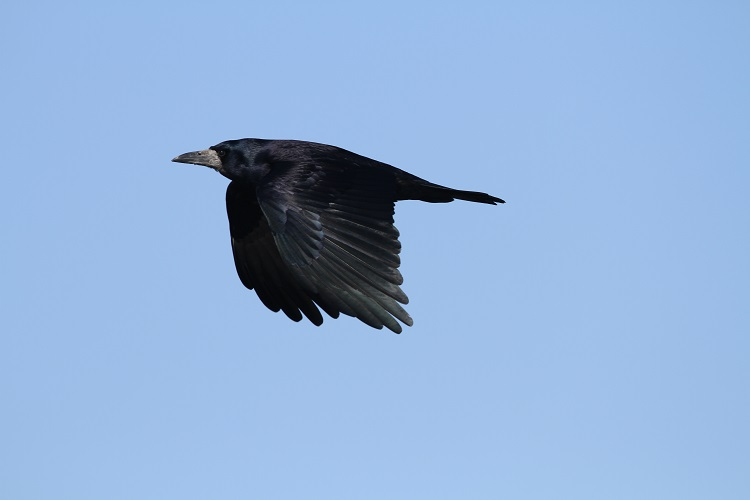
#> input picture lab-3/assets/image.jpg, 750 x 500 px
$ python main.py   (older library calls are emulated)
#> lines starting #> are read from the running program, lines starting #| are printed output that depends on the picture; after the words box and inside, x2 and y2 are one past the last pixel; in counts of white or black regions, pixels touching at a corner belong together
#> the answer given: 3
#> the answer given: 100
#> in segment_image, image is the input picture: shape (500, 750, 3); mean B, G, R 216.8, 177, 146.2
import cv2
import numpy as np

# Глобальные переменные для водоразделов
drawing = False  # Флаг для отслеживания, рисуем ли мы
markers = None  # Матрица маркеров
marker_image = None  # Изображение с маркерами
current_marker = 1  # Текущий маркер (1 для объекта, 2 для фона)

# Функция обработки событий мыши
# [26 lines left out: function mouse_callback, not called in this run]

# Функция для отображения двух изображений: оригинального и сегментированного
def show_images(original_title, original_image, segmented_title, segmented_image):
    cv2.imshow(original_title, original_image)
    cv2.imshow(segmented_title, segmented_image)
    cv2.waitKey(0)
    cv2.destroyAllWindows()

# 1. Сегментация с помощью выделения контуров
# [22 lines left out: functions contour_segmentation, watershed_segmentation, not called in this run]

# 3. Пороговая сегментация (глобальный порог)
def global_threshold_segmentation(image, threshold=127):
#> called with threshold = 100
    gray = cv2.cvtColor(image, cv2.COLOR_BGR2GRAY)
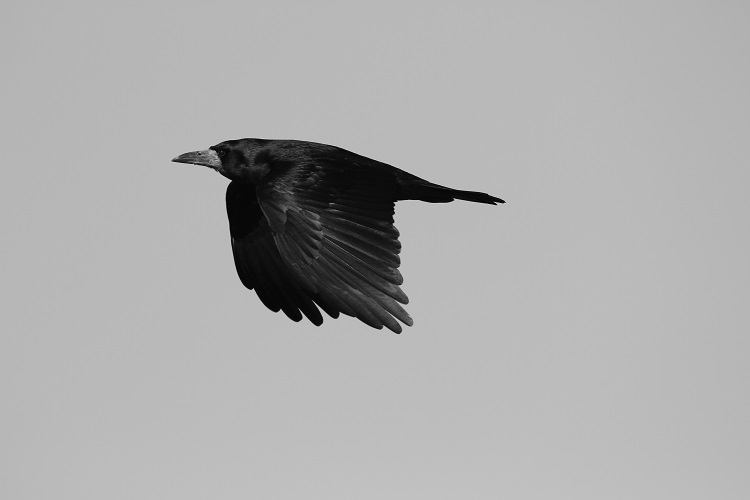
#> gray: shape (500, 750); min 1, max 211, mean 172.3
    ret, thresh = cv2.threshold(gray, threshold, 255, cv2.THRESH_BINARY)
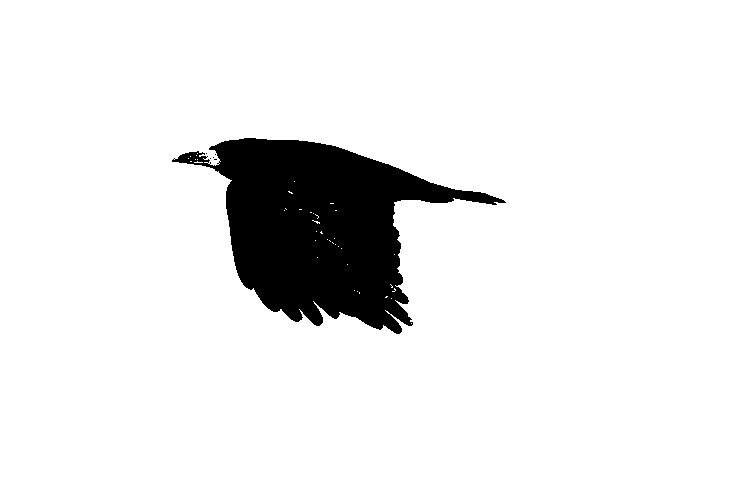
#> thresh: shape (500, 750); 91.9% white; 6 black regions (5 under 20 px), largest, box (x1, y1, x2, y2) and area: (172, 138, 506, 334) 30478
#> ret = 100
    return thresh

# 4. Пороговая сегментация (адаптивный порог)
# [36 lines left out: functions adaptive_threshold_segmentation, kmeans_segmentation, grabcut_segmentation, not called in this run]

# Основная функция
def segment_image(filename, method, params=None):
    global markers, marker_image

    image = cv2.imread(filename)
    if image is None:
        print("Ошибка: не удалось открыть изображение!")
        return

    if method == 1:
        result = contour_segmentation(image)
        show_images("Original Image", image, "Contour Segmentation", result)
    elif method == 2:
        # Инициализация маркеров для водоразделов
        markers = np.zeros(image.shape[:2], dtype=np.int32)
        marker_image = image.copy()

        # Создание окна и привязка обработчика событий мыши
        cv2.namedWindow("Image")
        cv2.setMouseCallback("Image", mouse_callback)

        print("Левый клик — объект, правый клик — фон. Нажмите 'q' для сегментации.")

        while True:
            cv2.imshow("Image", marker_image)
            key = cv2.waitKey(1) & 0xFF
            if key == ord('q'):  # Нажатие 'q' для запуска сегментации
                break

        result = watershed_segmentation(image)
        show_images("Original Image", image, "Watershed Segmentation", result)
    elif method == 3:
        if params is None:
            params = [127]
        result = global_threshold_segmentation(image, threshold=params[0])
        show_images("Original Image", image, "Global Threshold Segmentation", result)
    elif method == 4:
        result = adaptive_threshold_segmentation(image)
        show_images("Original Image", image, "Adaptive Threshold Segmentation", result)
    elif method == 5:
        if params is None:
            params = [2]
        result = kmeans_segmentation(image, K=params[0])
        show_images("Original Image", image, "K-means Segmentation", result)
    elif method == 6:
        result = grabcut_segmentation(image)
        show_images("Original Image", image, "GrabCut Segmentation", result)
    else:
        print("Неверный номер метода!")

def main():
    filename = "assets/image.jpg"

    while True:
        print("\nМетоды сегментации:")
        print("1. Сегментация по контурам")
        print("2. Морфологическая сегментация (водораздел)")
        print("3. Пороговая сегментация (глобальный порог)")
        print("4. Пороговая сегментация (адаптивный порог)")
        print("5. Сегментация методом K-средних")
        print("6. Сегментация методом поиска минимальных разрезов графа")
        print("0. Выход")

#> (the run stopped early here; a loop or call above may not have finished)
